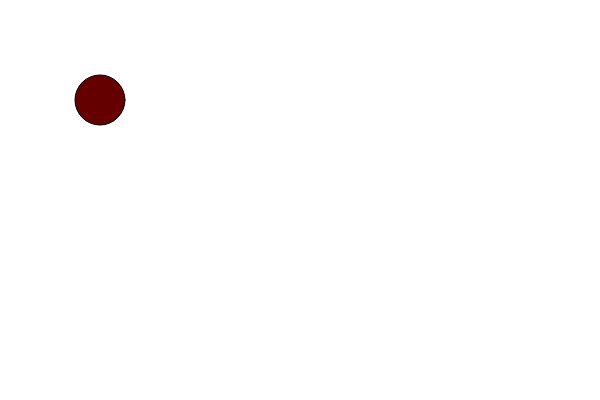
Frame 1 (no input)
Frame 60 (no input): identical to frame 1, image omitted
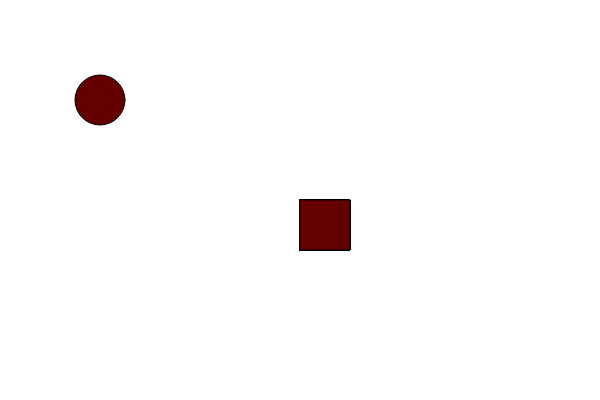
Frame 120 (the mouse pressed at the canvas centre since frame 60)

The p5.js sketch that drew these frames (run headless with seeded random() and noise() and a simulated clock; from frame 60 on, the mouse is pressed at the canvas centre):

// p5.js sketch
// ── sketch.js
let x = 100;
let y = 100;

function setup() {
  createCanvas(600, 400);
  fill(100, 0, 0);
}

function draw() {

  if (mouseIsPressed) {
    square(300, 200, 50);
  } else {
      if (keyIsDown(65) || keyIsDown(97)) { // 'A' or 'a'
    x -= 5;
  }

  if (keyIsDown(68) || keyIsDown(100)) { // 'D' or 'd'
    x += 5;
  }

  if (keyIsDown(87) || keyIsDown(119)) { // 'W' or 'w'
    y -= 5;
  }

  if (keyIsDown(83) || keyIsDown(115)) { // 'S' or 's'
    y += 5;
  }

  clear();
  ellipse(x, y, 50, 50);
  }
}
